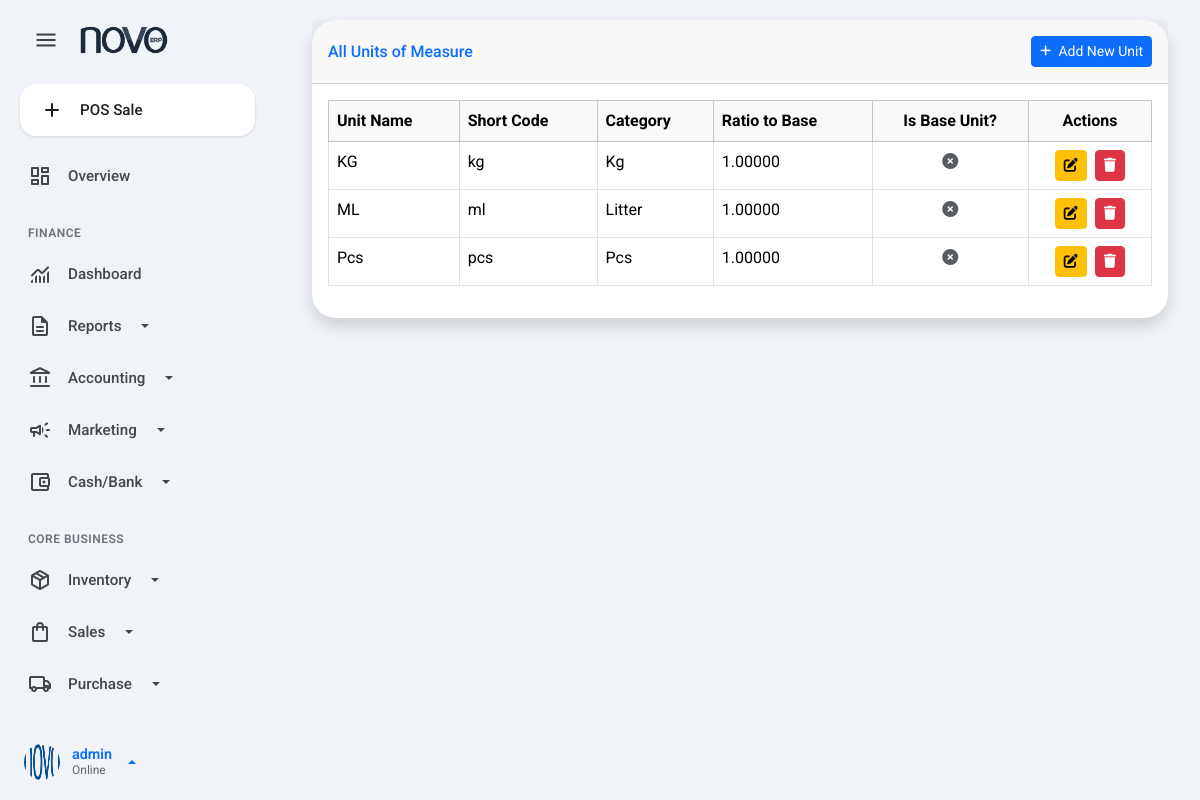
Screenshot of /products/uom/ (signed in) with the database file from the repository.
### accounts/models.py (models this page shows, shortened)
class User(AbstractUser):
    warehouse = models.ForeignKey(
        Warehouse,
        on_delete=models.SET_NULL,
        null=True,
        blank=True,
        related_name='users'
    )
    phone = models.CharField(max_length=20, blank=True, null=True)
    max_discount_percentage = models.DecimalField(
        max_digits=5,
        decimal_places=2,
        default=Decimal('0.00'),
        help_text="Maximum percentage discount this user can provide."
    )
    objects = CustomUserManager()

### products/models.py (models this page shows, shortened)
class UnitOfMeasure(models.Model):
    name = models.CharField(max_length=100, unique=True)
    short_code = models.CharField(max_length=20)
    category = models.ForeignKey(UnitOfMeasureCategory, on_delete=models.CASCADE, related_name='units')
    ratio = models.DecimalField(max_digits=10, decimal_places=5, default=1.0)
    is_base_unit = models.BooleanField(default=False)
    class Meta:
        verbose_name_plural = "Units of Measure"

class UnitOfMeasureCategory(models.Model):
    name = models.CharField(max_length=100, unique=True)
    created_at = models.DateTimeField(auto_now_add=True)
    class Meta:
        verbose_name_plural = "UoM Categories"

### products/views.py (the view)
# urls.py: path('uom/', views.unit_of_measure_list, name='unit_of_measure_list'),
@login_required
@permission_required('products.view_unitofmeasure', login_url='/admin/')
def unit_of_measure_list(request):
    units_of_measure = UnitOfMeasure.objects.all().order_by('name')
    context = {'units_of_measure': units_of_measure, 'title': 'Units of Measure'}
    return render(request, 'products/unit_of_measure_list.html', context)

### products/templates/products/unit_of_measure_list.html (shortened to what this page needs)
{% extends 'base.html' %}
{% load static %}
{% block content %}
<div class="container-fluid">
    <div class="card shadow mb-4">
        <div class="card-header py-3 d-flex flex-row align-items-center justify-content-between">
            <h6 class="m-0 font-weight-bold text-primary">All Units of Measure</h6>
            <a href="{% url 'products:add_unit_of_measure' %}" class="btn btn-primary btn-sm">
                 Add New Unit
            </a>
        </div>
        <div class="card-body">
            <div class="table-responsive">
                <table class="table table-bordered table-hover" id="dataTable" width="100%" cellspacing="0">
                    <thead class="table-light">
                        <tr>
                            <th>Unit Name</th>
                            <th>Short Code</th>
                            <th>Category</th>
                            <th>Ratio to Base</th>
                            <th class="text-center">Is Base Unit?</th>
                            <th class="text-center">Actions</th>
                        </tr>
                    </thead>
                    <tbody>
                        {% for uom in units_of_measure %}
                        <tr>
                            <td>{{ uom.name }}</td>
                            <td>{{ uom.short_code|default:"N/A" }}</td>
                            <td>{{ uom.category.name }}</td>
                            <td>{{ uom.ratio }}</td>
                            <td class="text-center">
                                {% if uom.is_base_unit %}
                                    <i class="fas fa-check-circle text-success" title="Yes"></i>
                                {% else %}
                                    <i class="fas fa-times-circle text-muted" title="No"></i>
                                {% endif %}
                            </td>
                            <td class="text-center">
                                <a href="{% url 'products:edit_unit_of_measure' uom.pk %}" class="btn btn-warning btn-sm me-1" title="Edit">
                                    <i class="fas fa-edit"></i>
                                </a>
                                <a href="{% url 'products:delete_unit_of_measure' uom.pk %}" class="btn btn-danger btn-sm" title="Delete">
                                    <i class="fas fa-trash"></i>
                                </a>
                            </td>
                        </tr>
                        {% empty %}
                        <tr>
                            <td colspan="6" class="text-center">No units of measure found.</td>
                        </tr>
                        {% endfor %}
                    </tbody>
                </table>
            </div>
        </div>
    </div>
</div>
{% endblock %}

### inventory_system/templates/base.html (shortened to what this page needs)
{% load static %}
<!DOCTYPE html>
<html lang="en">
<head>
    <link rel="stylesheet" href="https://cdnjs.cloudflare.com/ajax/libs/font-awesome/6.4.0/css/all.min.css">
    <link href="https://cdn.jsdelivr.net/npm/select2@4.1.0-rc.0/dist/css/select2.min.css" rel="stylesheet" />
    <link href="https://cdn.jsdelivr.net/npm/bootstrap@5.3.3/dist/css/bootstrap.min.css" rel="stylesheet">
    <link rel="stylesheet" href="{% static 'css/style.css' %}">
</head>
<body class="gemini-theme">
<div class="app-container">
    {% if user.is_authenticated %}
    <aside class="sidebar-nav" id="sidebar">
        <div class="sidebar-header">
            <button class="btn-menu-toggle" id="menuToggle">
                <span class="material-symbols-rounded">menu</span>
            </button>
            <a href="{% url 'dashboard' %}" class="brand-logo">
                <img src="{% static 'images/logo.png' %}" alt="Logo">
            </a>
        </div>
        <div class="sidebar-content">
            <ul class="sidebar-menu" id="accordionSidebar">
                <li class="mb-3 px-2">
                    <a href="{% url 'pos:pos_view' %}" class="btn-new-action">
                        <span class="material-symbols-rounded">add</span>
                        <span>POS Sale</span>
                    </a>
                </li>
                {% with user.groups.all|join:", " as user_groups %}
                {% if 'POS Sales Staff' in user_groups %}
                    <div class="menu-label">Point of Sale</div>
                    <li><a href="{% url 'pos:pos_view' %}"><span class="material-symbols-rounded">point_of_sale</span> <span>Terminal</span></a></li>
                    <li><a href="{% url 'products:product_list' %}"><span class="material-symbols-rounded">inventory_2</span> <span>Products</span></a></li>
                {% elif user.is_superuser %}
                    <li><a href="{% url 'dashboard' %}"><span class="material-symbols-rounded">dashboard</span> <span>Overview</span></a></li>
                    <div class="menu-label">Finance</div>
                    <li><a href="{% url 'finance:dashboard' %}"><span class="material-symbols-rounded">monitoring</span> <span>Dashboard</span></a></li>
                    <li>
                        <a href="#finReportsMenu" data-bs-toggle="collapse" class="dropdown-toggle">
                            <span class="material-symbols-rounded">description</span> <span>Reports</span>
                        </a>
                    </li>
                    <li>
                        <a href="#glMenu" data-bs-toggle="collapse" class="dropdown-toggle">
                            <span class="material-symbols-rounded">account_balance</span> <span>Accounting</span>
                        </a>
                    </li>
                    <li>
                        <a href="#marketingMenu" data-bs-toggle="collapse" class="dropdown-toggle">
                            <span class="material-symbols-rounded">campaign</span> <span>Marketing</span>
                        </a>
                    </li>
                    <li>
                        <a href="#bankingMenu" data-bs-toggle="collapse" class="dropdown-toggle">
                            <span class="material-symbols-rounded">account_balance_wallet</span> <span>Cash/Bank</span>
                        </a>
                    </li>
                    <div class="menu-label">Core Business</div>
                    <li>
                        <a href="#inventoryMenu" data-bs-toggle="collapse" class="dropdown-toggle">
                            <span class="material-symbols-rounded">package_2</span> <span>Inventory</span>
                        </a>
                    </li>
                    <li>
                        <a href="#salesMenu" data-bs-toggle="collapse" class="dropdown-toggle">
                            <span class="material-symbols-rounded">shopping_bag</span> <span>Sales</span>
                        </a>
                    </li>
                    <li>
                        <a href="#purchaseMenu" data-bs-toggle="collapse" class="dropdown-toggle">
                            <span class="material-symbols-rounded">local_shipping</span> <span>Purchase</span>
                        </a>
                    </li>
                    <div class="menu-label">System</div>
                {% endif %}
                {% endwith %}
            </ul>
        </div>
        <div class="sidebar-footer">
            <div class="user-profile dropdown dropup">
                <a href="#" class="d-flex align-items-center text-decoration-none dropdown-toggle" data-bs-toggle="dropdown" aria-expanded="false">
                    <img src="{% static 'images/default_avatar.png' %}" alt="User">
                    <div class="user-info">
                        <span class="user-name">{{ user.username }}</span>
                        <span class="user-role">Online</span>
                    </div>
                </a>
            </div>
        </div>
    </aside>
    {% endif %}
    <main class="main-content-wrapper">
        <div class="content-body">
            {% block content %}{% endblock %}
        </div>
    </main>
</div>
</body>
</html>

### static/css/style.css (style rules this page uses)
:root { --gem-bg-body: #F0F4F9; --gem-bg-surface: #FFFFFF; --gem-bg-sidebar: #F0F4F9; --gem-primary: #0B57D0; --gem-primary-soft: #D3E3FD; --gem-primary-text: #041E49; --gem-text-main: #1F1F1F; --gem-text-muted: #444746; --gem-border: #E0E3E7; --sidebar-width: 280px; --sidebar-collapsed-width: 80px; --radius-lg: 24px; }
body { background-color: var(--gem-bg-body); font-family: 'Roboto', 'Outfit', sans-serif; color: var(--gem-text-main); margin: 0; overflow-x: hidden; }
ul, li { list-style: none !important; padding: 0 !important; margin: 0 !important; }
.sidebar-nav { width: var(--sidebar-width); background-color: var(--gem-bg-sidebar); height: 100vh; position: fixed; top: 0; left: 0; z-index: 1000; display: flex; flex-direction: column; padding: 12px; transition: width 0.3s cubic-bezier(0.2, 0, 0, 1), transform 0.3s ease; }
.sidebar-header { display: flex; align-items: center; padding: 8px 12px 24px 12px; gap: 12px; height: 72px; }
.btn-menu-toggle { width: 44px; height: 44px; min-width: 44px; border-radius: 50% !important; border: none; background: transparent; color: var(--gem-text-muted); display: flex; align-items: center; justify-content: center; cursor: pointer; transition: background 0.2s; padding: 0; }
.btn-menu-toggle .material-symbols-rounded { font-size: 26px; }
.brand-logo { display: block; transition: opacity 0.2s, width 0.2s; white-space: nowrap; overflow: hidden; }
.brand-logo img { height: 28px; width: auto; }
.sidebar-content { flex: 1; overflow-y: auto; padding-right: 5px; }
.sidebar-menu a { display: flex; align-items: center; padding: 12px 16px; border-radius: 50px; color: var(--gem-text-muted); font-weight: 500; transition: all 0.2s ease; gap: 16px; font-size: 0.95rem; text-decoration: none; margin-bottom: 4px; }
.menu-label { font-size: 0.75rem; font-weight: 600; color: #6E7278; margin: 24px 0 8px 16px; text-transform: uppercase; letter-spacing: 0.5px; }
.btn-new-action { background-color: var(--gem-bg-surface) !important; box-shadow: 0 1px 3px rgba(0,0,0,0.12); color: var(--gem-text-main) !important; border-radius: 16px !important; padding: 14px 20px !important; }
.user-profile a { padding: 8px 12px; border-radius: 50px; gap: 12px; }
.user-profile img { width: 36px; height: 36px; border-radius: 50%; }
.user-info { display: flex; flex-direction: column; line-height: 1.2; }
.user-name { font-weight: 600; font-size: 0.9rem; }
.user-role { font-size: 0.75rem; color: #666; }
.main-content-wrapper { flex: 1; margin-left: var(--sidebar-width); padding: 20px; transition: margin-left 0.3s cubic-bezier(0.2, 0, 0, 1); max-width: 1600px; margin-right: auto; }
.card { background: var(--gem-bg-surface); border: none; border-radius: var(--radius-lg); box-shadow: 0 1px 2px rgba(0,0,0,0.05); }

### rows the page displays
User: username "admin"
UnitOfMeasure: name "KG", short_code "kg", category.name "Kg", ratio "1.00000", is_base_unit False (drawn)
UnitOfMeasure: name "ML", short_code "ml", category.name "Litter", ratio "1.00000", is_base_unit False (drawn)
UnitOfMeasure: name "Pcs", short_code "pcs", category.name "Pcs", ratio "1.00000", is_base_unit False (drawn)
